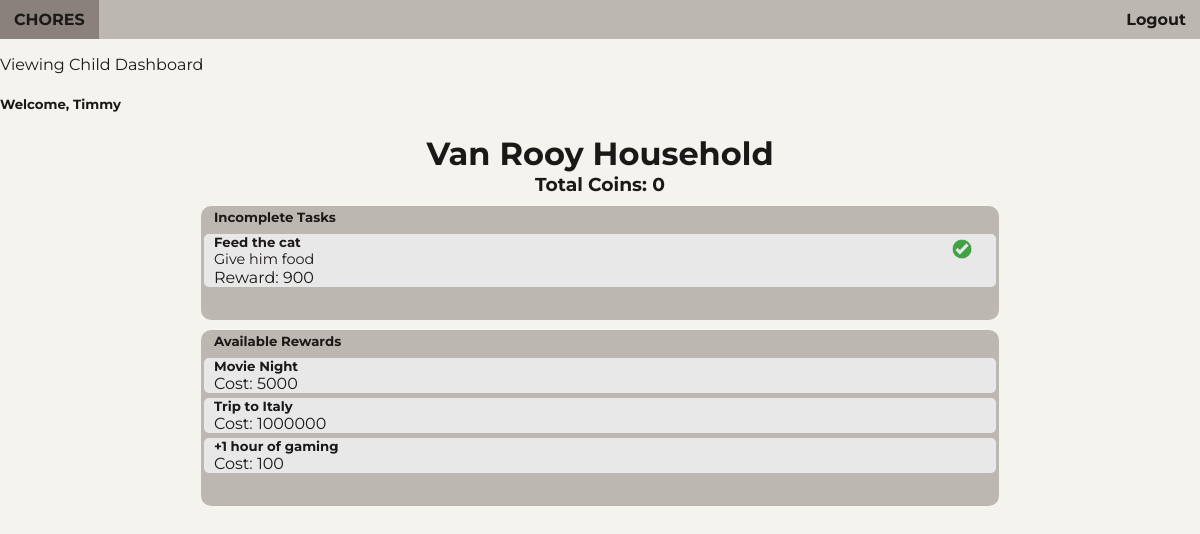
The app's page /chores/ (signed in) with its own data.
### chores/models.py (models this page shows, shortened)
class Household(models.Model):
    house_name = models.CharField(max_length=100)
    house_code = models.CharField(max_length=20, unique=True)

class Task(models.Model):
    TASK_STATUS_CHOICES = {
        ('Incomplete', 'Incomplete'),
        ('Pending','Pending'),
        ('Complete','Complete')
    }
    household = models.ForeignKey('Household', on_delete=models.CASCADE)
    task_title = models.CharField(max_length=100)
    task_description = models.CharField(max_length = 1000, blank = True, null=True)
    task_status = models.CharField(max_length=100, choices=TASK_STATUS_CHOICES, default='Incomplete')
    date_assigned = models.DateField()
    task_reward = models.PositiveIntegerField()
    completed_by = models.ForeignKey('Person', on_delete=models.CASCADE, null= True, blank=True )

class Reward(models.Model):
    household = models.ForeignKey('Household', on_delete=models.CASCADE)
    reward_title = models.CharField(max_length=100)
    reward_description = models.CharField(max_length = 1000, blank = True, null=True)
    reward_cost = models.PositiveIntegerField()

### chores/views.py (the view)
# urls.py: path('',views.index, name = 'index'),
def index(request):
    if not request.user.is_authenticated:
        return render(request, 'chores/index.html')
    return home(request)

### chores/templates/chores/home_child.html (shortened to what this page needs)
<!DOCTYPE html>
<html lang="en">
<head>
    {% load static %}
    <link rel="stylesheet" href="{% static 'chores/style_home.css' %}">
</head>
<body>
    <header>
        <ul>
            <li style="float:left"><a href="{% url 'chores:index' %}">CHORES</a></li>
            <li><a href="{% url 'chores:logout' %}">Logout</a></li>
        </ul>
    </header>
    <p>Viewing Child Dashboard</p>
    <h5>Welcome, {{user_name}}</h5>
    {% if has_household %}
    <h1>{{household_name}} Household</h1>
    <h3>Total Coins: {{balance}}</h3>
    <div class="div-body">
        <div class="div-head">
            <h5>Incomplete Tasks</h5>
        </div>
        {% for task in tasks %}
            {% if task.task_status == 'Incomplete'%}
            <div class = "div-content" style="display: flex">
                <div class="left-div">
                    <h5>{{task.task_title}}</h5>
                    <p class = "task-desc">{{task.task_description}}</p>
                    <p>Reward: {{task.task_reward}}</p>
                </div>
                <div class = "right-div">
                    <a href="complete/{{task.id}}"><img src="{% static 'chores/images/complete_icon.png' %}" alt="" style="width: 20px; height: auto"></a>
                </div>
            </div>
            {% endif %}
        {% endfor %}
        <div class = "div-footer"></div>
    </div>
    <div class="div-body">
        <div class="div-head">
            <h5>Available Rewards</h5>
        </div>
        {% for reward in rewards %}
            <div class = "div-content" style="display: flex">
                <div class="left-div">
                    <h5>{{reward.reward_title}}</h5>
                    <p>Cost: {{reward.reward_cost}}</p>
                </div>
            </div>
        {% endfor %}
        <div class = "div-footer"></div>
    </div>
    {% endif %}
</body>

### chores/static/chores/style_home.css (style rules this page uses)
:root { --white: #f4f3ee; --light_grey: #bcb8b1; --grey: #e9e8e8; --dark_grey: #8a817c; --black: #1b1917; }
header ul { list-style-type: none; margin: 0; padding: 0; overflow: hidden; background-color: var(--light_grey); }
header li { float: right; }
header li a { display: block; font-weight: bold; color: var(--black); text-align: center; padding: 10px 14px; text-decoration: none; }
body { background-color: var(--white); font-family: "Montserrat", sans-serif; color: var(--black); margin: 0; padding: 0; }
h1 { margin: auto; text-align: center; }
h3 { margin: auto; text-align: center; }
.div-body { display: block; margin: 10px; margin-left: auto; margin-right: auto; width: 66%; background-color: var(--light_grey); border-color: var(--light_grey); border-radius: 10px; border-style: solid; }
.div-body h5 { margin: 0; margin-left: 10px; }
.div-head { background-color: var(--light_grey); height: 20px; }
.div-content { background-color: var(--grey); margin-top: 5px; border-radius: 5px; }
.div-content p { margin: 0; margin-left: 10px; }
.div-content .task-desc { font-size: 90%; }
.left-div { width: 95%; float: left; }
.right-div { width: 5%; float: right; margin: 5px; }
.div-footer { padding-top: 5px; padding-right: 5px; text-align: end; background-color: var(--light_grey); height: 25px; border-bottom-left-radius: 5px; border-bottom-right-radius: 5px; }

### records on screen
Household: house_name "Van Rooy"
Task: task_title "Feed the cat", task_description "Give him food", task_reward "900"
Reward: reward_title "Movie Night", reward_cost "5000"
Reward: reward_title "Trip to Italy", reward_cost "1000000"
Reward: reward_title "+1 hour of gaming", reward_cost "100"

### other values on screen
{{ user_name }} "Timmy"
{{ balance }} "0"
